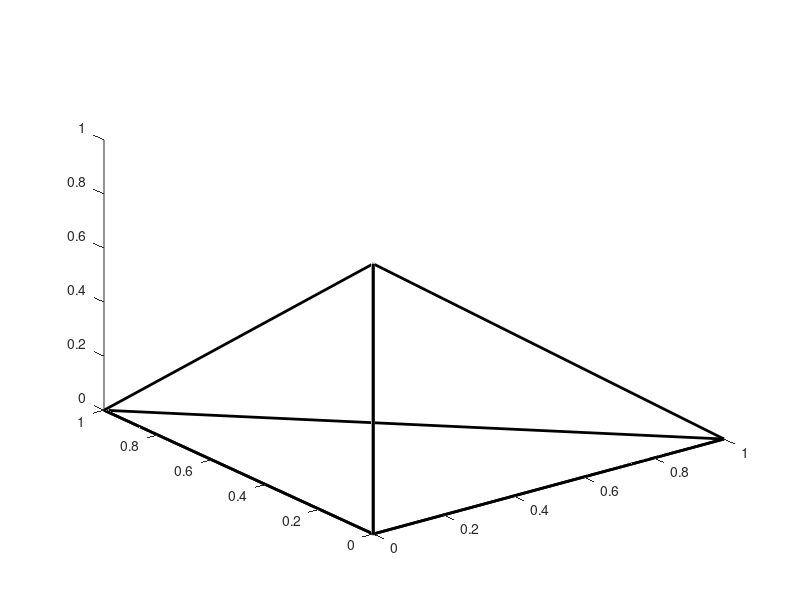

Recreate this plot in MATLAB.
function plot_simplex()

    simp=[0 0 0; 0 0 1; 0 1 0; 0 0 0; 0 1 0; 1 0 0; 0 0 0; 1 0 0; 0 0 1; 0 0 0];

    % Plot the 3-simplex in its initial position.
    plot3(simp(:,1), simp(:,2), simp(:,3),'k','linewidth',2);
end